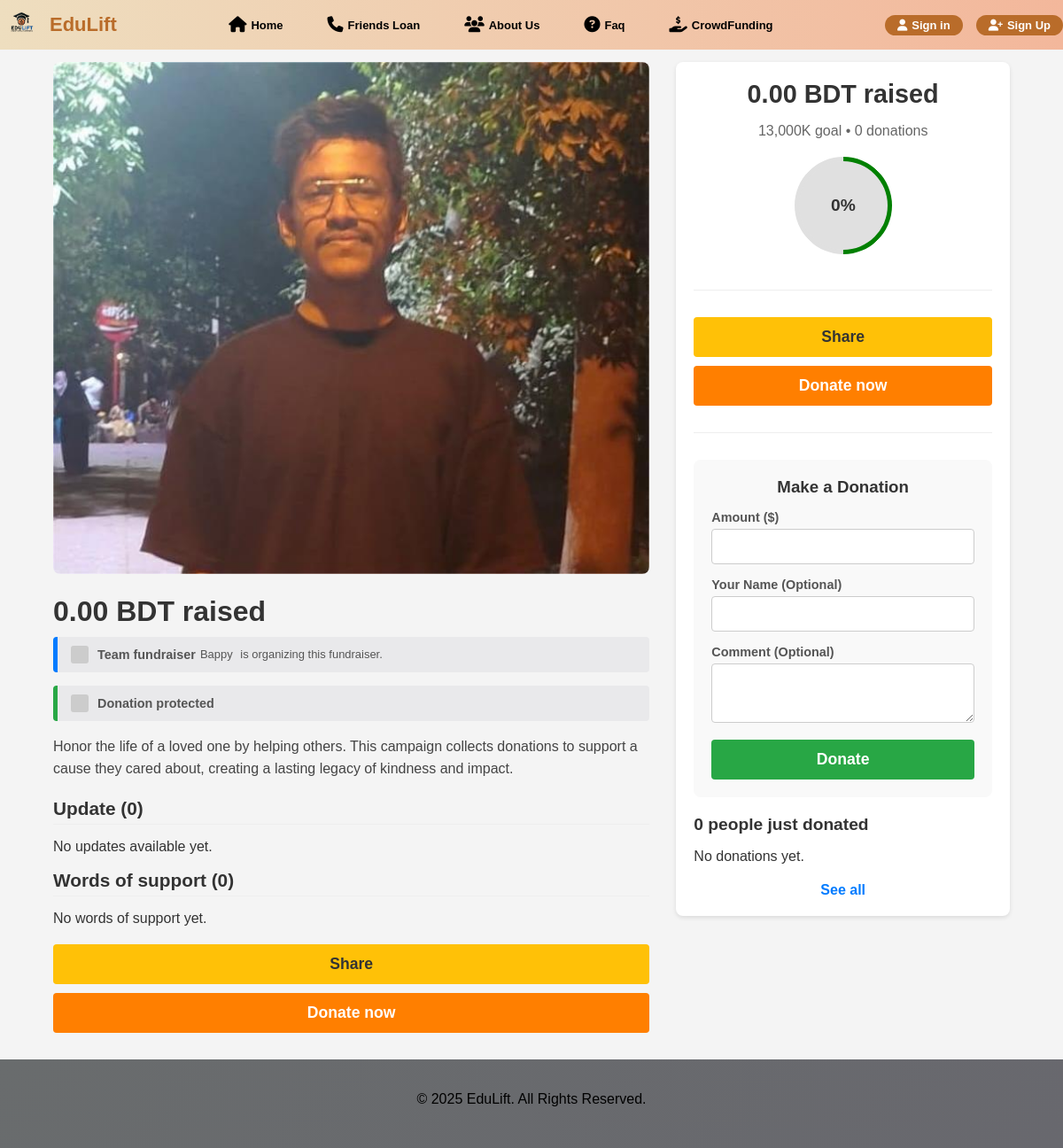
Page /fundraiser-details.php?id=16 on the committed database.
### tables this page shows
CREATE TABLE `fundraisers` (
  `id` int(11) NOT NULL,
  `title` varchar(255) NOT NULL,
  `goal` decimal(10,2) NOT NULL,
  `description` text NOT NULL,
  `category` varchar(100) DEFAULT NULL,
  `image_path` varchar(255) DEFAULT NULL,
  `organizer_name` varchar(255) DEFAULT NULL,
  `organizer_email` varchar(255) DEFAULT NULL,
  `amount_raised` decimal(10,2) DEFAULT 0.00,
  `created_at` timestamp NOT NULL DEFAULT current_timestamp()
);

### fundraiser-details.php (the view, shortened to what this page needs)
<?php
include 'db_connect.php';
$fundraiser_id = isset($_GET['id']) ? intval($_GET['id']) : 0;
$fundraiser = null;
$donations = [];
if ($fundraiser_id > 0) {
    $sql_fundraiser = "SELECT * FROM fundraisers WHERE id = ?";
    $stmt_fundraiser = $conn->prepare($sql_fundraiser);
    $stmt_fundraiser->bind_param("i", $fundraiser_id);
    $stmt_fundraiser->execute();
    $result_fundraiser = $stmt_fundraiser->get_result();
    if ($result_fundraiser->num_rows > 0) {
        $fundraiser = $result_fundraiser->fetch_assoc();
        $percentage_raised = ($fundraiser['goal'] > 0) ? round(($fundraiser['amount_raised'] / $fundraiser['goal']) * 100) : 0;
    } else {
        $fundraiser = false;
    }
} else {
    $fundraiser = false;
}
?>
<!DOCTYPE html>
<html lang="en">
<head>
    <link rel="stylesheet" href="fundraiser-details.css">
    </head>
<body>
<?php include('templates/header2.php'); ?>
    <div class="container fundraiser-page-container">
        <?php if ($fundraiser): ?>
            <div class="fundraiser-content">
                <div class="fundraiser-image">
                    <?php if (!empty($fundraiser['image_path']) && file_exists($fundraiser['image_path'])): ?>
                        <img src="<?php echo htmlspecialchars($fundraiser['image_path']); ?>" alt="<?php echo htmlspecialchars($fundraiser['title']); ?>">
                    <?php else: ?>
                        <img src="https://via.placeholder.com/700x400?text=No+Image" alt="No image available">
                    <?php endif; ?>
                </div>
                <div class="fundraiser-details">
                    <h1 class="fundraiser-title-desktop"><?php echo number_format($fundraiser['amount_raised'], 2); ?> BDT raised</h1>
                    <div class="team-fundraiser">
                        <div class="icon-placeholder"></div> <span>Team fundraiser</span>
                         <p><span><?php echo htmlspecialchars($fundraiser['organizer_name']); ?></span> is organizing this fundraiser.</p>
                    </div>
                    <div class="donation-protected">
                        <div class="icon-placeholder"></div> <span>Donation protected</span>
                    </div>
                    <div class="fundraiser-description">
                        <p>
                           <?php echo nl2br(htmlspecialchars($fundraiser['description'])); ?>
                        </p>
                        </div>
                    <div class="fundraiser-updates">
                        <h2>Update (0)</h2>
                        <p>No updates available yet.</p>
                    </div>
                    <div class="fundraiser-support">
                        <h2>Words of support (0)</h2>
                        <p>No words of support yet.</p>
                    </div>
                    <div class="button-group-bottom">
                         <button class="share-button" id="share-button-bottom">Share</button>
                         <button class="donate-button" id="donate-now-bottom">Donate now</button>
                     </div>
                </div>
            </div>
            <aside class="fundraiser-sidebar">
                <div class="sidebar-summary">
                    <h2><?php echo number_format($fundraiser['amount_raised'], 2); ?> BDT raised</h2>
                    <p class="goal-donations"><?php echo number_format($fundraiser['goal'], 0); ?>K goal • <?php echo count($donations); ?> donations</p>
                    <div class="progress-circle">
                        <div class="progress-inner">
                            <div class="progress-text"><?php echo $percentage_raised; ?>%</div>
                            </div>
                         </div>
                </div>
                <div class="sidebar-actions">
                    <button class="share-button" id="share-button-sidebar">Share</button>
                    <button class="donate-button" id="donate-now-sidebar">Donate now</button>
                </div>
                <div class="donation-form-section">
                    <h3>Make a Donation</h3>
                    <form action="fundraiser-details.php?id=<?php echo $fundraiser['id']; ?>" method="post">
                        <div class="form-group">
                            <label for="donation-amount">Amount ($)</label>
                            <input type="number" id="donation-amount" name="donation_amount" step="0.01" min="1" required>
                        </div>
                         <div class="form-group">
                            <label for="donor-name">Your Name (Optional)</label>
                            <input type="text" id="donor-name" name="donor_name">
                        </div>
                         <div class="form-group">
                            <label for="comment">Comment (Optional)</label>
                            <textarea id="comment" name="comment" rows="3"></textarea>
                        </div>
                        <button type="submit" class="submit-donation-button">Donate</button>
                    </form>
                </div>
                 <div class="sidebar-donors">
                    <h3><?php echo count($donations); ?> people just donated</h3>
                    <div class="donor-list">
                        <?php if (count($donations) > 0): ?>
                            <?php foreach ($donations as $donation): ?>
                                <div class="donor-item">
                                    <div class="donor-avatar"></div> <div class="donor-info">
                                        <span class="donor-name"><?php echo htmlspecialchars($donation['donor_name'] ?: 'Anonymous'); ?></span>
                                        <span class="donation-amount"><?php echo number_format($donation['amount'], 0); ?> • <?php echo time_elapsed_string($donation['donated_at']); ?></span>
                                    </div>
                                </div>
                            <?php endforeach; ?>
                        <?php else: ?>
                            <p>No donations yet.</p>
                        <?php endif; ?>
                    </div>
                    <a href="#" class="see-all-donors">See all</a>
                </div>
            </aside>
        <?php endif; ?>
    </div>
    <?php include('templates/footer.php'); ?>
</body>
</html>

### fundraiser-details.css (style rules this page uses)
body { font-family: sans-serif; margin: 0; background-color: #f4f4f4; color: #333; }
.container { width: 90%; margin: 0 auto; max-width: 1200px; padding: 20px 0; }
.fundraiser-page-container { display: flex; flex-wrap: wrap; gap: 30px; }
.fundraiser-content { flex: 2; min-width: 300px; }
.fundraiser-sidebar { flex: 1; min-width: 250px; background-color: #fff; padding: 20px; border-radius: 8px; box-shadow: 0 2px 5px rgba(0, 0, 0, 0.1); height: fit-content; }
.fundraiser-image img { width: 100%; height: auto; border-radius: 8px; margin-bottom: 20px; }
.fundraiser-title-desktop { font-size: 2em; margin-top: 0; margin-bottom: 10px; }
.goal-donations { color: #666; font-size: 1em; margin-bottom: 20px; }
.progress-circle, .progress-circle-mobile { width: 100px; height: 100px; border-radius: 50%; background-color: #e0e0e0; display: flex; justify-content: center; align-items: center; position: relative; margin: 20px auto; border: 5px solid green; border-color: green green #e0e0e0 #e0e0e0; transform: rotate(45deg); }
.progress-circle .progress-inner, .progress-circle-mobile .progress-text { transform: rotate(-45deg); }
.progress-text { font-size: 1.2em; font-weight: bold; color: #333; z-index: 1; }
.share-button, .donate-button { display: block; width: 100%; padding: 12px; border: none; border-radius: 4px; cursor: pointer; font-size: 1.1em; font-weight: bold; text-align: center; margin-bottom: 10px; transition: background-color 0.3s ease; }
.share-button { background-color: #ffc107; color: #333; }
.donate-button { background-color: #ff7f00; color: white; }
.button-group-bottom { margin-top: 20px; }
.team-fundraiser, .donation-protected { display: flex; align-items: center; background-color: #e9e9eb; padding: 10px 15px; border-left: 5px solid; border-radius: 4px; margin-bottom: 15px; font-size: 0.9em; color: #555; }
.team-fundraiser { border-left-color: #007bff; }
.donation-protected { border-left-color: #28a745; }
.team-fundraiser .icon-placeholder, .donation-protected .icon-placeholder { width: 20px; height: 20px; background-color: #ccc; margin-right: 10px; border-radius: 3px; }
.team-fundraiser span, .donation-protected span { font-weight: bold; margin-right: 5px; }
.team-fundraiser p { margin: 0; font-size: 0.9em; }
.team-fundraiser p span { font-weight: normal; }
.fundraiser-description { margin-bottom: 20px; }
.fundraiser-description p { line-height: 1.6; color: #444; }
.fundraiser-updates h2, .fundraiser-support h2 { font-size: 1.3em; margin-bottom: 10px; border-bottom: 1px solid #eee; padding-bottom: 5px; }
.donation-form-section { background-color: #f9f9f9; padding: 20px; border-radius: 8px; margin-bottom: 20px; }
.donation-form-section h3 { margin-top: 0; margin-bottom: 15px; text-align: center; color: #333; }
.donation-form-section .form-group { margin-bottom: 15px; }
.donation-form-section label { display: block; margin-bottom: 5px; font-weight: bold; color: #555; font-size: 0.9em; }
.donation-form-section input[type="number"], .donation-form-section input[type="text"], .donation-form-section textarea { width: 100%; padding: 10px; border: 1px solid #ccc; border-radius: 4px; box-sizing: border-box; font-size: 1em; }
.donation-form-section textarea { resize: vertical; }
.submit-donation-button { display: block; width: 100%; background-color: #28a745; color: white; padding: 12px; border: none; border-radius: 4px; cursor: pointer; font-size: 1.1em; font-weight: bold; text-align: center; margin-top: 15px; transition: background-color 0.3s ease; }
.sidebar-summary { text-align: center; margin-bottom: 30px; padding-bottom: 20px; border-bottom: 1px solid #eee; }
.sidebar-summary h2 { font-size: 1.8em; margin-top: 0; margin-bottom: 5px; }
.sidebar-actions { margin-bottom: 30px; padding-bottom: 20px; border-bottom: 1px solid #eee; }
.sidebar-donors h3 { font-size: 1.2em; margin-top: 0; margin-bottom: 15px; }
.donor-list { margin-bottom: 15px; }
.see-all-donors { display: block; text-align: center; color: #007bff; text-decoration: none; font-weight: bold; margin-top: 20px; }

### templates/header2.php (style rules this page uses)
body { margin: 0; padding: 0; font-family: Arial, sans-serif; padding-top: 50px; }

### rows in the picture
fundraisers: image_path (picture), amount_raised "0.00", organizer_name "Bappy", description "Honor the life of a loved one by helping others. This campaign collects donations to support a cause they cared about, creating a lasting legacy of kindness and impact.", goal "13,000", percentage_raised "0"

### other values in the picture
count($donations) "0"
